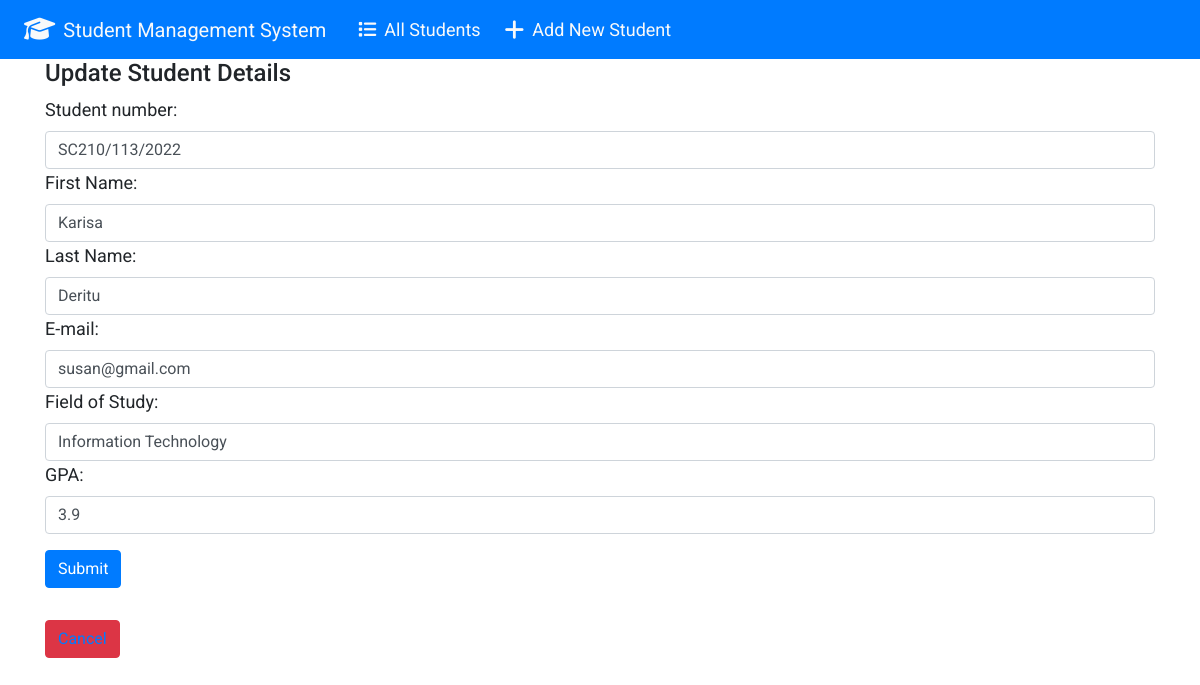
The page /update_student/24 on the database its author committed.
### students/models.py (models this page shows, shortened)
class Student(models.Model):
    student_number = models.CharField(max_length=100)
    first_name = models.CharField(max_length=200)
    last_name = models.CharField(max_length=200)
    email = models.EmailField()
    field_of_study = models.CharField(max_length=200)
    gpa = models.FloatField()

### students/views.py (the view)
# urls.py: path('update_student/<str:pk>', views.update_student, name='update_student'),
def update_student(request,pk):
    student = Student.objects.get(id=pk)
    form = StudentForm(instance=student)
    if request.method == 'POST':
        form = StudentForm(request.POST, instance=student)
        if form.is_valid():
            form.save()
            return redirect('/')
    context = {
        'form': form
    }
    return render(request, 'students/update.html', context)

### students/forms.py
class StudentForm(forms.ModelForm):
    class Meta:
        model = Student
        fields = [
            'student_number',
            'first_name',
            'last_name',
            'email',
            'field_of_study',
            'gpa'
        ]
        labels = {
            'student_number': 'Student number',
            'first_name': 'First Name',
            'last_name': 'Last Name',
            'email': 'E-mail',
            'field_of_study': 'Field of Study',
            'gpa': 'GPA',
        }
        widgets = {
            'student_number': forms.TextInput(attrs={'class':'form-control'}),
            'first_name': forms.TextInput(attrs={'class': 'form-control'}),
            'last_name': forms.TextInput(attrs={'class': 'form-control'}),
            'email': forms.EmailInput( attrs={'class': 'form-control'}),
            'field_of_study': forms.TextInput(attrs={'class': 'form-control'}),
            'gpa':forms.NumberInput(attrs={'class': 'form-control'})
        }

### students/templates/students/update.html (shortened to what this page needs)
{% extends 'students/base.html' %}
{% block content %}
<div class="container">
  <h4>Update Student Details</h4>
  <form action="" method="POST">
    {{ form }}
    <input type="submit" class="btn btn-primary my-3">
</form>
<button type="button" class="btn btn-danger my-3"><a href="{% url 'index'%}" class="text-decoration-none">Cancel</a></button>
</div>
{% endblock %}

### students/templates/students/base.html (style rules this page uses)
body { font-family: 'Roboto', sans-serif; font-size: 18px; }

### rows shown on the page
Student: student_number "SC210/113/2022", first_name "Karisa", last_name "Deritu", email "susan@gmail.com", field_of_study "Information Technology", gpa "3.9"
